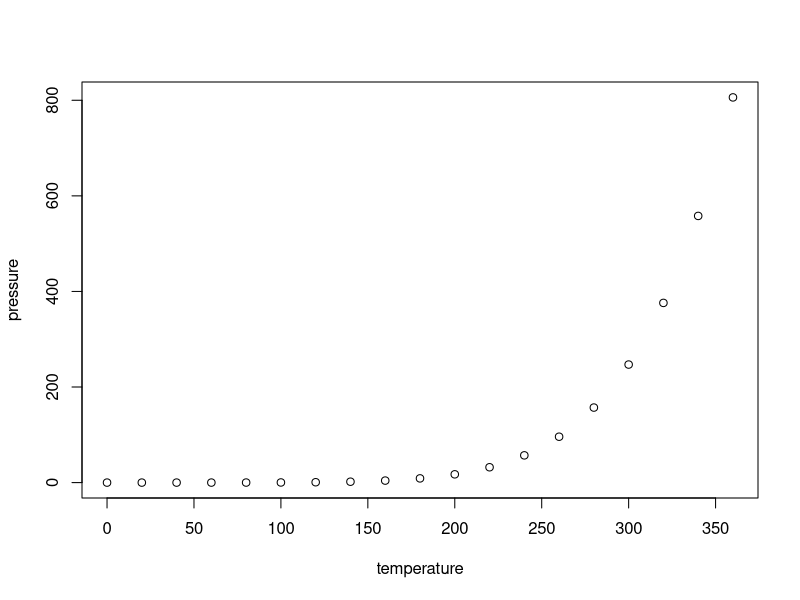
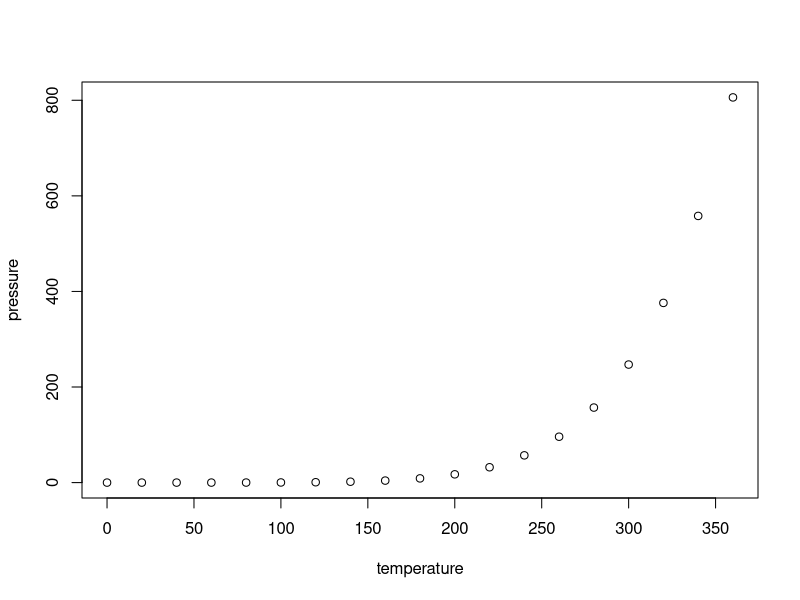
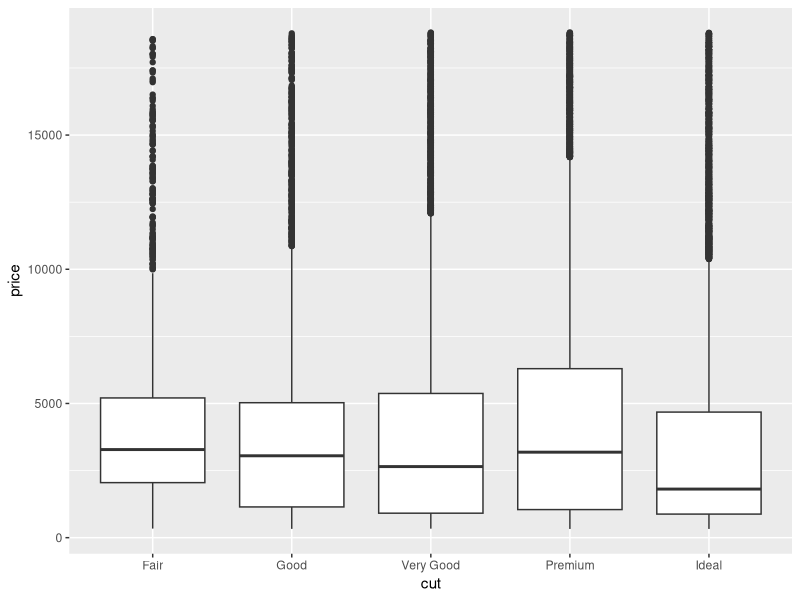
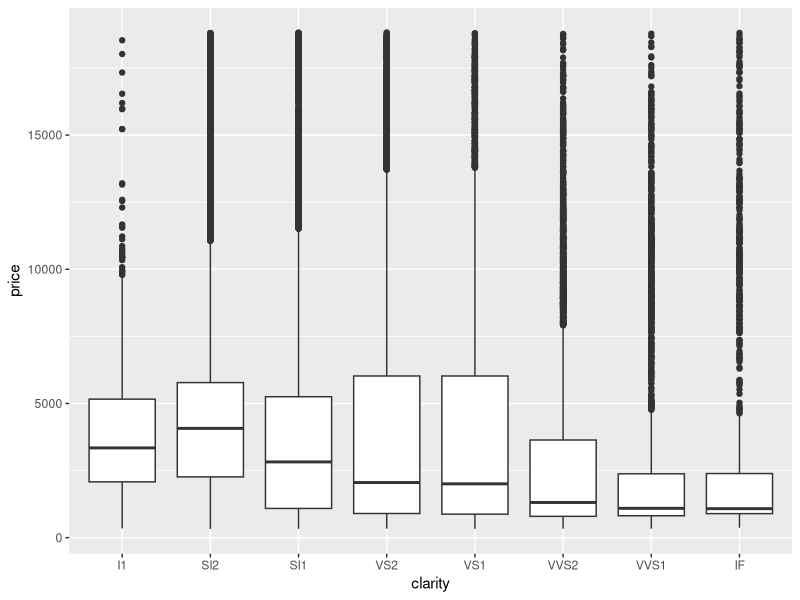

Here is the R script that generated these plots, in order:
## ---- chunk 1
knitr::opts_chunk$set(echo = TRUE)
## ---- chunk 2
summary(cars)
## ---- chunk 3
plot(pressure)
## ---- chunk 4
plot(pressure)
## ---- chunk 5
library(ggplot2)
library(dplyr)
## ---- chunk 6
data(diamonds)
summary(diamonds)
df <- diamonds %>% select("price", "clarity", "cut")

df.cutPrice <- ggplot(data = df, aes(x = cut, y = price)) + geom_boxplot()
df.clarityPlot <- ggplot(data = df, aes(x = clarity, y = price)) + geom_boxplot()
df.cutPrice
df.clarityPlot
